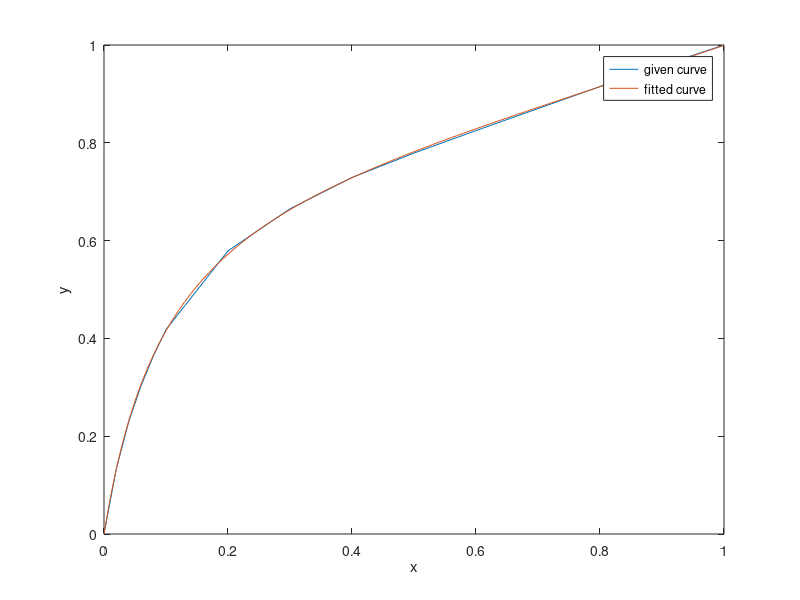
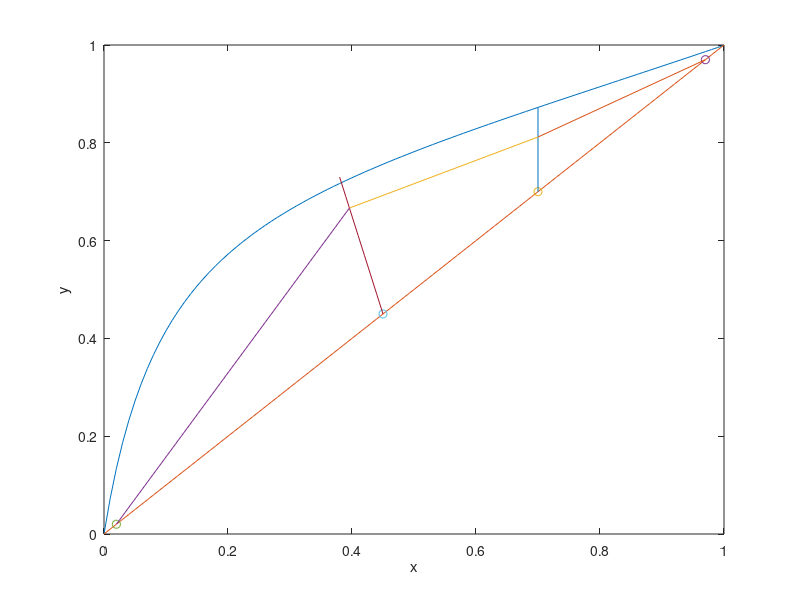

Write the MATLAB code that produced these figures, in order. (Note: this script raises an error after producing the figures.)
x=[0 0.02 0.04 0.06 0.08 0.10 0.20 0.30 0.40 0.50 0.60 0.70 0.80 0.90 0.95 1.0];
y=[0 0.134 0.23 0.304 0.365 0.418 0.579 0.665 0.729 0.779 0.825 0.87 0.915 0.958 0.979 1];
F_fit = @(x_fit,x_data) (x_fit(1).*x_data)./(1 + (x_fit(2).*x_data)+(x_fit(3).*x_data.^2));       % Y-X fitting
x_fit0 = [1 1 1];
[x_fit, resnorm] = lsqcurvefit(F_fit,x_fit0,x,y);
figure
plot(x,y);
xlabel('x');
ylabel('y');
hold on
d=0:0.01:1;
plot(d,(x_fit(1).*d)./(1 + (x_fit(2).*d)+(x_fit(3).*d.^2)));
legend('given curve','fitted curve');
figure
plot(d,(x_fit(1).*d)./(1 + (x_fit(2).*d)+(x_fit(3).*d.^2)));
xlabel('x');
ylabel('y');
hold on
plot(d,d);
hold on
F=500;
zf=0.45;
xd=0.97;
xw=0.02;
S=50;
xs=0.7;
W=(F*zf-S*xs-F*xd+S*xd)/(xw-xd);
D=F-S-W;
plot(xs,xs,'o');
hold on
plot(xd,xd,'o');
hold on
plot(xw,xw,'o');
hold on
plot(zf,zf,'o');
hold on
q=0.8;
slope=q/(q-1);
r=0.38:0.01:zf;
plot(r,slope.*r-slope*zf+zf);
hold on
r=[xs,0.872398];
c=[xs,xs];
plot(c,r);
hold on
k=(0.97-0.872398)/(0.97-0.7)*-0.97+0.97;
minR=xd/k-1;
R=2.5*minR;
L1=R*D;
V1=(R+1)*D;
m1=L1/V1;
c=[0.97,0.7];
r=[0.97,m1*(0.7-0.97)+0.97];
plot(c,r);
hold on
L2=L1-S;
V2=V1; %saturated liquid
m2=L2/V2;
xe=(slope*-1*zf+zf+m2*0.7-0.811785)/(m2-slope);
c=[0.7,xe];
r=[0.811785,m2*(xe-0.7)+0.811785];
plot(c,r);
hold on
L3=L2+0.8*F;
V3=V2-0.2*F;
m3=L3/V3;
c=[0.02,0.395849];
r=[0.02,0.666604];
plot(c,r);
hold on
y1=0.97;
x1=0.97;
x2=fsolve(@(x1)solve(x_fit,x1,y1),y1);
c=[x1,x2];
r=[y1,y1];
plot(c,r);
hold on
y2=m1*(x2-0.97)+0.97;
c=[x2,x2];
r=[y1,y2];
plot(c,r);
hold on
y1=y2;
x1=x2;
x2=fsolve(@(x1)solve(x_fit,x1,y1),y1);
c=[x1,x2];
r=[y1,y1];
plot(c,r);
hold on
y2=m1*(x2-0.97)+0.97;
c=[x2,x2];
r=[y1,y2];
plot(c,r);
hold on
y1=y2;
x1=x2;
x2=fsolve(@(x1)solve(x_fit,x1,y1),y1);
c=[x1,x2];
r=[y1,y1];
plot(c,r);
hold on
y2=m1*(x2-0.97)+0.97;
c=[x2,x2];
r=[y1,y2];
plot(c,r);
hold on
y1=y2;
x1=x2;
x2=fsolve(@(x1)solve(x_fit,x1,y1),y1);
c=[x1,x2];
r=[y1,y1];
plot(c,r);
hold on
y2=m1*(x2-0.97)+0.97;
c=[x2,x2];
r=[y1,y2];
plot(c,r);
hold on
y1=y2;
x1=x2;
x2=fsolve(@(x1)solve(x_fit,x1,y1),y1);
c=[x1,x2];
r=[y1,y1];
plot(c,r);
hold on
y2=m2*(x2-0.7)+0.811785;
c=[x2,x2];
r=[y1,y2];
plot(c,r);
hold on
y1=y2;
x1=x2;
x2=fsolve(@(x1)solve(x_fit,x1,y1),y1);
c=[x1,x2];
r=[y1,y1];
plot(c,r);
hold on
y2=m2*(x2-0.7)+0.811785;
c=[x2,x2];
r=[y1,y2];
plot(c,r);
hold on
y1=y2;
x1=x2;
x2=fsolve(@(x1)solve(x_fit,x1,y1),y1);
c=[x1,x2];
r=[y1,y1];
plot(c,r);
hold on
y2=m3*(x2-0.02)+0.02;
c=[x2,x2];
r=[y1,y2];
plot(c,r);
hold on
y1=y2;
x1=x2;
x2=fsolve(@(x1)solve(x_fit,x1,y1),y1);
c=[x1,x2];
r=[y1,y1];
plot(c,r);
hold on
y2=m3*(x2-0.02)+0.02;
c=[x2,x2];
r=[y1,y2];
plot(c,r);
hold on
y1=y2;
x1=x2;
x2=fsolve(@(x1)solve(x_fit,x1,y1),y1);
c=[x1,x2];
r=[y1,y1];
plot(c,r);
hold on
y2=m3*(x2-0.02)+0.02;
c=[x2,x2];
r=[y1,y2];
plot(c,r);
hold on
y1=y2;
x1=x2;
x2=fsolve(@(x1)solve(x_fit,x1,y1),y1);
c=[x1,x2];
r=[y1,y1];
plot(c,r);
hold on
y2=m3*(x2-0.02)+0.02;
c=[x2,x2];
r=[y1,y2];
plot(c,r);
hold on
legend('Equilibrium Curve','y=x line','S(xs,xs)','D(xd,xd)','W(xw,xw)','F(zf,zf)','Feed Line','side stream line','Section 1 operating line','Section 2 Operating line','Section 3 operating line');
%no. of ideal trays required=10
     %Feed tray=7                                 
   %Tray from which sidestream withdrawn=4
   %for all result see lab report
